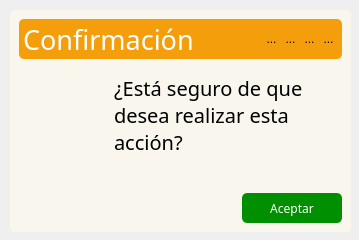
<?xml version="1.0" encoding="UTF-8"?>
<ui version="4.0">
 <class>warning_dialog</class>
 <widget class="QDialog" name="warning_dialog">
  <property name="geometry">
   <rect>
    <x>0</x>
    <y>0</y>
    <width>359</width>
    <height>240</height>
   </rect>
  </property>
  <property name="windowTitle">
   <string>Dialog</string>
  </property>
  <widget class="QFrame" name="frame">
   <property name="geometry">
    <rect>
     <x>0</x>
     <y>0</y>
     <width>361</width>
     <height>242</height>
    </rect>
   </property>
   <widget class="QFrame" name="background_frame">
    <property name="enabled">
     <bool>true</bool>
    </property>
    <property name="geometry">
     <rect>
      <x>10</x>
      <y>10</y>
      <width>341</width>
      <height>222</height>
     </rect>
    </property>
    <property name="layoutDirection">
     <enum>Qt::RightToLeft</enum>
    </property>
    <property name="styleSheet">
     <string notr="true">background: #F9F6EE;
border-radius: 5px;
border: 0;</string>
    </property>
    <property name="frameShape">
     <enum>QFrame::StyledPanel</enum>
    </property>
    <property name="frameShadow">
     <enum>QFrame::Plain</enum>
    </property>
    <layout class="QVBoxLayout" name="verticalLayout">
     <item>
      <widget class="QFrame" name="top_bar_frame">
       <property name="sizePolicy">
        <sizepolicy hsizetype="Preferred" vsizetype="Minimum">
         <horstretch>0</horstretch>
         <verstretch>0</verstretch>
        </sizepolicy>
       </property>
       <property name="minimumSize">
        <size>
         <width>0</width>
         <height>40</height>
        </size>
       </property>
       <property name="maximumSize">
        <size>
         <width>16777215</width>
         <height>40</height>
        </size>
       </property>
       <property name="styleSheet">
        <string notr="true">background-color: #f59e0b;
border-radius: 5px;</string>
       </property>
       <property name="frameShape">
        <enum>QFrame::StyledPanel</enum>
       </property>
       <property name="frameShadow">
        <enum>QFrame::Raised</enum>
       </property>
       <layout class="QHBoxLayout" name="horizontalLayout">
        <property name="leftMargin">
         <number>4</number>
        </property>
        <property name="rightMargin">
         <number>4</number>
        </property>
        <item>
         <widget class="QFrame" name="frame_3">
          <property name="frameShape">
           <enum>QFrame::StyledPanel</enum>
          </property>
          <property name="frameShadow">
           <enum>QFrame::Raised</enum>
          </property>
          <layout class="QHBoxLayout" name="horizontalLayout_2">
           <property name="spacing">
            <number>0</number>
           </property>
           <property name="leftMargin">
            <number>0</number>
           </property>
           <property name="topMargin">
            <number>0</number>
           </property>
           <property name="rightMargin">
            <number>0</number>
           </property>
           <property name="bottomMargin">
            <number>0</number>
           </property>
           <item>
            <widget class="QToolButton" name="close_button">
             <property name="text">
              <string>...</string>
             </property>
             <property name="icon">
              <iconset resource="recursos.qrc">
               <normaloff>:/iconos/assets/icons/close-window.png</normaloff>:/iconos/assets/icons/close-window.png</iconset>
             </property>
            </widget>
           </item>
           <item>
            <widget class="QToolButton" name="maximize_button">
             <property name="text">
              <string>...</string>
             </property>
             <property name="icon">
              <iconset resource="recursos.qrc">
               <normaloff>:/iconos/assets/icons/maximize-window.png</normaloff>:/iconos/assets/icons/maximize-window.png</iconset>
             </property>
            </widget>
           </item>
           <item>
            <widget class="QToolButton" name="minimize_button">
             <property name="text">
              <string>...</string>
             </property>
             <property name="icon">
              <iconset resource="recursos.qrc">
               <normaloff>:/iconos/assets/icons/minimize-window.png</normaloff>:/iconos/assets/icons/minimize-window.png</iconset>
             </property>
            </widget>
           </item>
           <item>
            <widget class="QToolButton" name="restore_button">
             <property name="text">
              <string>...</string>
             </property>
             <property name="icon">
              <iconset resource="recursos.qrc">
               <normaloff>:/iconos/assets/icons/restore-window.png</normaloff>:/iconos/assets/icons/restore-window.png</iconset>
             </property>
            </widget>
           </item>
           <item>
            <widget class="QLabel" name="label">
             <property name="font">
              <font>
               <family>Rubik</family>
               <pointsize>20</pointsize>
              </font>
             </property>
             <property name="styleSheet">
              <string notr="true">color: white;</string>
             </property>
             <property name="text">
              <string>Confirmación</string>
             </property>
            </widget>
           </item>
          </layout>
         </widget>
        </item>
       </layout>
      </widget>
     </item>
     <item>
      <widget class="QFrame" name="frame_4">
       <property name="layoutDirection">
        <enum>Qt::RightToLeft</enum>
       </property>
       <property name="styleSheet">
        <string notr="true">border: 0;</string>
       </property>
       <property name="frameShape">
        <enum>QFrame::StyledPanel</enum>
       </property>
       <property name="frameShadow">
        <enum>QFrame::Raised</enum>
       </property>
       <layout class="QHBoxLayout" name="horizontalLayout_3">
        <item>
         <widget class="QLabel" name="message">
          <property name="font">
           <font>
            <family>Rubik</family>
            <pointsize>15</pointsize>
           </font>
          </property>
          <property name="autoFillBackground">
           <bool>false</bool>
          </property>
          <property name="text">
           <string>¿Está seguro de que desea realizar esta acción?</string>
          </property>
          <property name="textFormat">
           <enum>Qt::AutoText</enum>
          </property>
          <property name="alignment">
           <set>Qt::AlignLeading|Qt::AlignLeft|Qt::AlignTop</set>
          </property>
          <property name="wordWrap">
           <bool>true</bool>
          </property>
          <property name="margin">
           <number>8</number>
          </property>
         </widget>
        </item>
        <item>
         <widget class="QLabel" name="icon">
          <property name="maximumSize">
           <size>
            <width>80</width>
            <height>16777215</height>
           </size>
          </property>
          <property name="text">
           <string/>
          </property>
          <property name="pixmap">
           <pixmap resource="recursos.qrc">:/iconos/assets/icons/warning_icon.svg</pixmap>
          </property>
         </widget>
        </item>
       </layout>
      </widget>
     </item>
     <item>
      <widget class="QPushButton" name="acceptButton">
       <property name="minimumSize">
        <size>
         <width>100</width>
         <height>30</height>
        </size>
       </property>
       <property name="maximumSize">
        <size>
         <width>100</width>
         <height>16777215</height>
        </size>
       </property>
       <property name="font">
        <font>
         <family>Rubik</family>
        </font>
       </property>
       <property name="cursor">
        <cursorShape>PointingHandCursor</cursorShape>
       </property>
       <property name="focusPolicy">
        <enum>Qt::StrongFocus</enum>
       </property>
       <property name="styleSheet">
        <string notr="true">background-color: rgb(0, 143, 0);
padding: 4 16;
border-radius: 5px;
color: white;</string>
       </property>
       <property name="text">
        <string>Aceptar</string>
       </property>
      </widget>
     </item>
    </layout>
   </widget>
  </widget>
 </widget>
 <resources>
  <include location="recursos.qrc"/>
 </resources>
 <connections/>
</ui>
